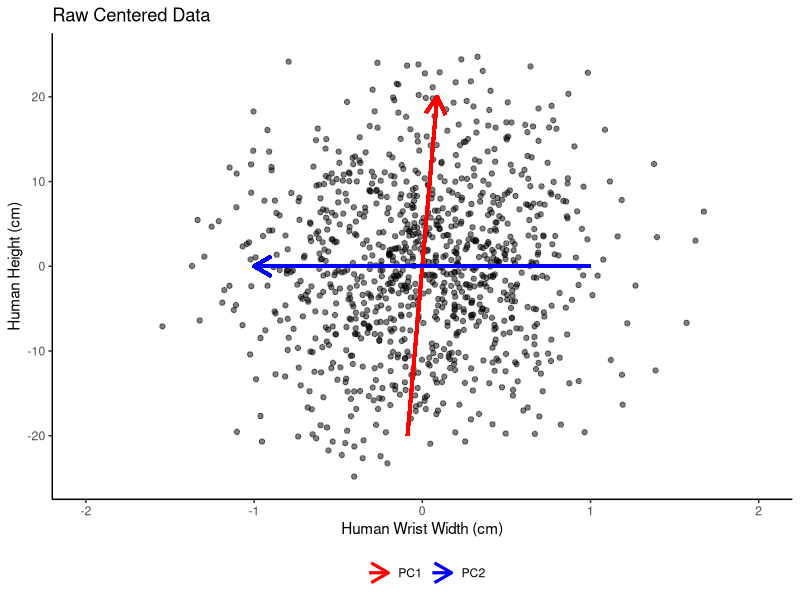
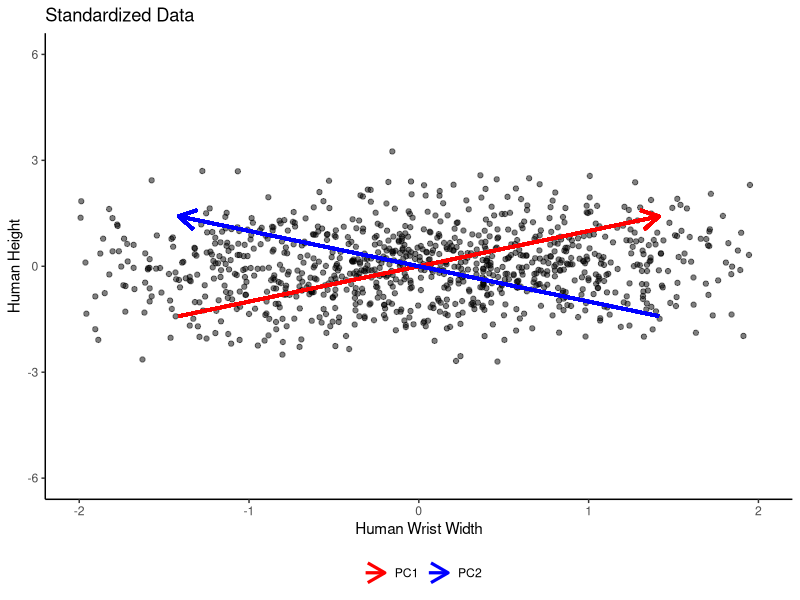

The R script that drew these images, in order:
library(ggplot2)

# Simulate some data
set.seed(123)
height <- rnorm(1000, mean=170, sd=10)
wrist_width <- rnorm(1000, mean=6, sd=0.5)
data <- data.frame(wrist_width, height)

# Center the data
data_centered <- data
data_centered$wrist_width <- data_centered$wrist_width - mean(data_centered$wrist_width)
data_centered$height <- data_centered$height - mean(data_centered$height)

data_std <- data
data_std$wrist_width <- 
  (data_std$wrist_width - mean(data_std$wrist_width)) / sd(data_std$wrist_width)
data_std$height <- 
  (data_std$height - mean(data_std$height)) / sd(data_std$height)

# PCA on raw centered data
pca_raw <- prcomp(data_centered, scale = FALSE)

# PCA on standardized data (also centered)
pca_std <- prcomp(data_std, scale = TRUE)

# Plotting for raw PCA
p1 <- ggplot(data_centered, aes(x=wrist_width, y=height)) +
  geom_point(alpha=0.5) +
  geom_segment(aes(x = - 20 * pca_raw$rotation[1,1],
                   y = - 20 * pca_raw$rotation[2,1],
                   xend = 20 * pca_raw$rotation[1,1],
                   yend = 20 * pca_raw$rotation[2,1],
                   color = "PC1"), size = 1.1,
               arrow = arrow(length = unit(0.5, "cm"))) +
  geom_segment(aes(x = - 1 * pca_raw$rotation[1,2],
                   y = - 1 * pca_raw$rotation[2,2],
                   xend = 1 * pca_raw$rotation[1,2],
                   yend = 1 * pca_raw$rotation[2,2],
                   color = "PC2"), size = 1.1,
               arrow = arrow(length = unit(0.5, "cm"))) +
  xlim(-2, 2) +
  ylim(-25, 25) +
  labs(title = "Raw Centered Data",
       x = "Human Wrist Width (cm)", y = "Human Height (cm)") +
  scale_color_manual(values = c("PC1" = "red", "PC2" = "blue")) +
  theme_classic() +
  theme(legend.position = "bottom") +
  guides(color = guide_legend(title = ""))  

# Plotting for standardized PCA
p2 <- ggplot(data_std, aes(x=wrist_width, y=height)) +
  geom_point(alpha=0.5) +
  geom_segment(aes(x = - 2 * pca_std$rotation[1,1],
                   y = - 2 * pca_std$rotation[2,1],
                   xend = 2 * pca_std$rotation[1,1],
                   yend = 2 * pca_std$rotation[2,1],
                   color = "PC1"), size = 1.1,
               arrow = arrow(length = unit(0.5, "cm"))) +
  geom_segment(aes(x = - 2 * pca_std$rotation[1,2],
                   y = - 2 * pca_std$rotation[2,2],
                   xend = 2 * pca_std$rotation[1,2],
                   yend = 2 * pca_std$rotation[2,2],
                   color = "PC2"), size = 1.1,
               arrow = arrow(length = unit(0.5, "cm"))) +
  xlim(-2, 2) +
  ylim(-6, 6) +
  labs(title = "Standardized Data",
       x = "Human Wrist Width", y = "Human Height") +
  scale_color_manual(values = c("PC1" = "red", "PC2" = "blue")) +
  theme_classic() +
  theme(legend.position = "bottom") +
  guides(color = guide_legend(title = ""))

